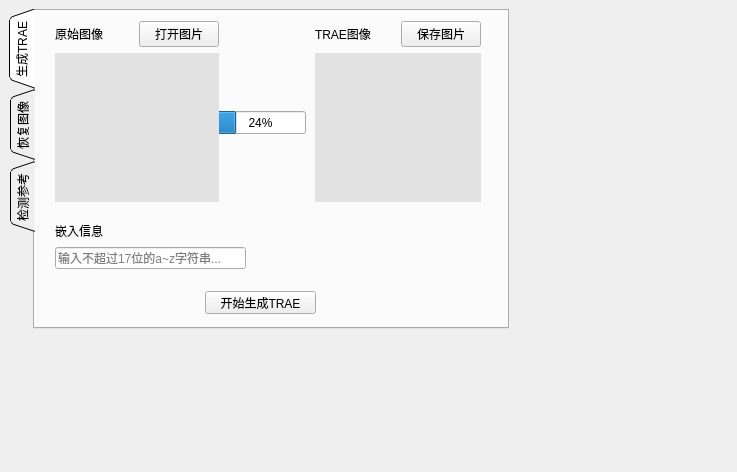
<?xml version="1.0" encoding="UTF-8"?>
<ui version="4.0">
 <class>Form</class>
 <widget class="QWidget" name="Form">
  <property name="geometry">
   <rect>
    <x>0</x>
    <y>0</y>
    <width>737</width>
    <height>472</height>
   </rect>
  </property>
  <property name="windowTitle">
   <string>Form</string>
  </property>
  <widget class="QTabWidget" name="tabWidget">
   <property name="geometry">
    <rect>
     <x>9</x>
     <y>9</y>
     <width>500</width>
     <height>320</height>
    </rect>
   </property>
   <property name="sizePolicy">
    <sizepolicy hsizetype="Preferred" vsizetype="Preferred">
     <horstretch>0</horstretch>
     <verstretch>0</verstretch>
    </sizepolicy>
   </property>
   <property name="minimumSize">
    <size>
     <width>500</width>
     <height>0</height>
    </size>
   </property>
   <property name="maximumSize">
    <size>
     <width>16777215</width>
     <height>16777215</height>
    </size>
   </property>
   <property name="tabPosition">
    <enum>QTabWidget::West</enum>
   </property>
   <property name="tabShape">
    <enum>QTabWidget::Triangular</enum>
   </property>
   <property name="currentIndex">
    <number>0</number>
   </property>
   <widget class="QWidget" name="tab">
    <attribute name="title">
     <string>生成TRAE</string>
    </attribute>
    <widget class="QPushButton" name="btn_tab1_generateTRAE">
     <property name="geometry">
      <rect>
       <x>170</x>
       <y>280</y>
       <width>111</width>
       <height>23</height>
      </rect>
     </property>
     <property name="text">
      <string>开始生成TRAE</string>
     </property>
    </widget>
    <widget class="QProgressBar" name="progBar_tab1">
     <property name="enabled">
      <bool>true</bool>
     </property>
     <property name="geometry">
      <rect>
       <x>180</x>
       <y>100</y>
       <width>91</width>
       <height>23</height>
      </rect>
     </property>
     <property name="value">
      <number>24</number>
     </property>
    </widget>
    <widget class="QWidget" name="layoutWidget">
     <property name="geometry">
      <rect>
       <x>280</x>
       <y>10</y>
       <width>166</width>
       <height>181</height>
      </rect>
     </property>
     <layout class="QVBoxLayout" name="verticalLayout_2">
      <item>
       <layout class="QHBoxLayout" name="horizontalLayout_2">
        <item>
         <widget class="QLabel" name="label_tab1_TRAEImgText">
          <property name="text">
           <string>TRAE图像</string>
          </property>
         </widget>
        </item>
        <item>
         <widget class="QPushButton" name="btn_tab1_saveImg">
          <property name="text">
           <string>保存图片</string>
          </property>
         </widget>
        </item>
       </layout>
      </item>
      <item>
       <widget class="QLabel" name="label_tab1_TRAEImg">
        <property name="sizePolicy">
         <sizepolicy hsizetype="Minimum" vsizetype="Minimum">
          <horstretch>150</horstretch>
          <verstretch>150</verstretch>
         </sizepolicy>
        </property>
        <property name="autoFillBackground">
         <bool>false</bool>
        </property>
        <property name="styleSheet">
         <string notr="true">background-color: rgb(226, 226, 226);</string>
        </property>
        <property name="text">
         <string/>
        </property>
        <property name="scaledContents">
         <bool>true</bool>
        </property>
       </widget>
      </item>
     </layout>
    </widget>
    <widget class="QWidget" name="layoutWidget">
     <property name="geometry">
      <rect>
       <x>20</x>
       <y>10</y>
       <width>164</width>
       <height>181</height>
      </rect>
     </property>
     <layout class="QVBoxLayout" name="verticalLayout" stretch="0,0">
      <item>
       <layout class="QHBoxLayout" name="horizontalLayout">
        <item>
         <widget class="QLabel" name="label_tab1_oriImgText">
          <property name="text">
           <string>原始图像</string>
          </property>
         </widget>
        </item>
        <item>
         <widget class="QPushButton" name="btn_tab1_openImg">
          <property name="text">
           <string>打开图片</string>
          </property>
         </widget>
        </item>
       </layout>
      </item>
      <item>
       <widget class="QLabel" name="label_tab1_oriImg">
        <property name="enabled">
         <bool>true</bool>
        </property>
        <property name="sizePolicy">
         <sizepolicy hsizetype="Minimum" vsizetype="Minimum">
          <horstretch>150</horstretch>
          <verstretch>150</verstretch>
         </sizepolicy>
        </property>
        <property name="autoFillBackground">
         <bool>false</bool>
        </property>
        <property name="styleSheet">
         <string notr="true">background-color: rgb(226, 226, 226);</string>
        </property>
        <property name="text">
         <string/>
        </property>
        <property name="scaledContents">
         <bool>true</bool>
        </property>
       </widget>
      </item>
     </layout>
    </widget>
    <widget class="QWidget" name="layoutWidget">
     <property name="geometry">
      <rect>
       <x>20</x>
       <y>210</y>
       <width>191</width>
       <height>48</height>
      </rect>
     </property>
     <layout class="QVBoxLayout" name="verticalLayout_3">
      <item>
       <widget class="QLabel" name="label_tab1_inputMsgText">
        <property name="text">
         <string>嵌入信息</string>
        </property>
       </widget>
      </item>
      <item>
       <widget class="QLineEdit" name="lineEdit_tab1_msg">
        <property name="placeholderText">
         <string>输入不超过17位的a~z字符串...</string>
        </property>
       </widget>
      </item>
     </layout>
    </widget>
   </widget>
   <widget class="QWidget" name="tab_2">
    <attribute name="title">
     <string>恢复图像</string>
    </attribute>
    <widget class="QPushButton" name="btn_tab2_recover">
     <property name="geometry">
      <rect>
       <x>170</x>
       <y>279</y>
       <width>111</width>
       <height>23</height>
      </rect>
     </property>
     <property name="text">
      <string>开始恢复图像</string>
     </property>
    </widget>
    <widget class="QProgressBar" name="progBar_tab2">
     <property name="enabled">
      <bool>true</bool>
     </property>
     <property name="geometry">
      <rect>
       <x>180</x>
       <y>100</y>
       <width>91</width>
       <height>23</height>
      </rect>
     </property>
     <property name="value">
      <number>100</number>
     </property>
    </widget>
    <widget class="QWidget" name="layoutWidget">
     <property name="geometry">
      <rect>
       <x>260</x>
       <y>220</y>
       <width>191</width>
       <height>48</height>
      </rect>
     </property>
     <layout class="QVBoxLayout" name="verticalLayout_4">
      <item>
       <widget class="QLabel" name="label_tab2_extractMsgText">
        <property name="text">
         <string>提取信息</string>
        </property>
       </widget>
      </item>
      <item>
       <widget class="QLineEdit" name="lineEdit_tab2_extractMsg">
        <property name="enabled">
         <bool>false</bool>
        </property>
        <property name="readOnly">
         <bool>true</bool>
        </property>
        <property name="placeholderText">
         <string>提取不超过17位的a~z字符串...</string>
        </property>
       </widget>
      </item>
     </layout>
    </widget>
    <widget class="QWidget" name="layoutWidget">
     <property name="geometry">
      <rect>
       <x>20</x>
       <y>10</y>
       <width>166</width>
       <height>181</height>
      </rect>
     </property>
     <layout class="QVBoxLayout" name="verticalLayout_5">
      <item>
       <layout class="QHBoxLayout" name="horizontalLayout_3">
        <item>
         <widget class="QLabel" name="label_tab2_TRAEImgText">
          <property name="text">
           <string>TRAE图像</string>
          </property>
         </widget>
        </item>
        <item>
         <widget class="QPushButton" name="btn_tab2_openImg">
          <property name="text">
           <string>打开图片</string>
          </property>
         </widget>
        </item>
       </layout>
      </item>
      <item>
       <widget class="QLabel" name="label_tab2_TRAEImg">
        <property name="sizePolicy">
         <sizepolicy hsizetype="Minimum" vsizetype="Minimum">
          <horstretch>150</horstretch>
          <verstretch>150</verstretch>
         </sizepolicy>
        </property>
        <property name="autoFillBackground">
         <bool>false</bool>
        </property>
        <property name="styleSheet">
         <string notr="true">background-color: rgb(226, 226, 226);</string>
        </property>
        <property name="text">
         <string/>
        </property>
        <property name="scaledContents">
         <bool>true</bool>
        </property>
       </widget>
      </item>
     </layout>
    </widget>
    <widget class="QWidget" name="layoutWidget">
     <property name="geometry">
      <rect>
       <x>280</x>
       <y>10</y>
       <width>164</width>
       <height>181</height>
      </rect>
     </property>
     <layout class="QVBoxLayout" name="verticalLayout_6">
      <item>
       <layout class="QHBoxLayout" name="horizontalLayout_4">
        <item>
         <widget class="QLabel" name="label_tab2_recoveredImgText">
          <property name="text">
           <string>恢复图像</string>
          </property>
         </widget>
        </item>
        <item>
         <widget class="QPushButton" name="btn_tab2_saveImg">
          <property name="text">
           <string>保存图片</string>
          </property>
         </widget>
        </item>
       </layout>
      </item>
      <item>
       <widget class="QLabel" name="label_tab2_recoveredImg">
        <property name="sizePolicy">
         <sizepolicy hsizetype="Minimum" vsizetype="Minimum">
          <horstretch>150</horstretch>
          <verstretch>150</verstretch>
         </sizepolicy>
        </property>
        <property name="autoFillBackground">
         <bool>false</bool>
        </property>
        <property name="styleSheet">
         <string notr="true">background-color: rgb(226, 226, 226);</string>
        </property>
        <property name="text">
         <string/>
        </property>
        <property name="scaledContents">
         <bool>true</bool>
        </property>
       </widget>
      </item>
     </layout>
    </widget>
   </widget>
   <widget class="QWidget" name="tab_3">
    <attribute name="title">
     <string>检测参考</string>
    </attribute>
    <widget class="QPushButton" name="btn_tab3_test">
     <property name="geometry">
      <rect>
       <x>170</x>
       <y>270</y>
       <width>111</width>
       <height>23</height>
      </rect>
     </property>
     <property name="text">
      <string>开始检测</string>
     </property>
    </widget>
    <widget class="QProgressBar" name="progBar_tab3">
     <property name="enabled">
      <bool>true</bool>
     </property>
     <property name="geometry">
      <rect>
       <x>180</x>
       <y>100</y>
       <width>91</width>
       <height>23</height>
      </rect>
     </property>
     <property name="value">
      <number>100</number>
     </property>
    </widget>
    <widget class="QWidget" name="layoutWidget">
     <property name="geometry">
      <rect>
       <x>20</x>
       <y>10</y>
       <width>179</width>
       <height>181</height>
      </rect>
     </property>
     <layout class="QVBoxLayout" name="verticalLayout_7">
      <item>
       <layout class="QHBoxLayout" name="horizontalLayout_5">
        <item>
         <widget class="QLabel" name="label_tab3_imgToBeTestedText">
          <property name="text">
           <string>待检测图像</string>
          </property>
         </widget>
        </item>
        <item>
         <widget class="QPushButton" name="btn_tab3_openImg">
          <property name="text">
           <string>打开图片</string>
          </property>
         </widget>
        </item>
       </layout>
      </item>
      <item>
       <widget class="QLabel" name="label_tab3_imgToBeTested">
        <property name="sizePolicy">
         <sizepolicy hsizetype="Minimum" vsizetype="Minimum">
          <horstretch>150</horstretch>
          <verstretch>150</verstretch>
         </sizepolicy>
        </property>
        <property name="autoFillBackground">
         <bool>false</bool>
        </property>
        <property name="styleSheet">
         <string notr="true">background-color: rgb(226, 226, 226);</string>
        </property>
        <property name="text">
         <string/>
        </property>
        <property name="scaledContents">
         <bool>true</bool>
        </property>
       </widget>
      </item>
     </layout>
    </widget>
    <widget class="QWidget" name="layoutWidget">
     <property name="geometry">
      <rect>
       <x>270</x>
       <y>10</y>
       <width>201</width>
       <height>251</height>
      </rect>
     </property>
     <layout class="QVBoxLayout" name="verticalLayout_8" stretch="0,0">
      <item>
       <widget class="QLabel" name="label_tab3_resultOfTestText">
        <property name="sizePolicy">
         <sizepolicy hsizetype="Minimum" vsizetype="Minimum">
          <horstretch>0</horstretch>
          <verstretch>0</verstretch>
         </sizepolicy>
        </property>
        <property name="maximumSize">
         <size>
          <width>16777215</width>
          <height>22</height>
         </size>
        </property>
        <property name="text">
         <string>检测结果</string>
        </property>
        <property name="margin">
         <number>5</number>
        </property>
       </widget>
      </item>
      <item>
       <widget class="QWidget" name="widget_tab3_resultOfTest" native="true">
        <property name="sizePolicy">
         <sizepolicy hsizetype="Minimum" vsizetype="Minimum">
          <horstretch>0</horstretch>
          <verstretch>0</verstretch>
         </sizepolicy>
        </property>
        <property name="minimumSize">
         <size>
          <width>150</width>
          <height>50</height>
         </size>
        </property>
        <property name="styleSheet">
         <string notr="true">background-color: rgba(226, 226, 226, 226);</string>
        </property>
       </widget>
      </item>
     </layout>
    </widget>
   </widget>
  </widget>
 </widget>
 <resources/>
 <connections/>
</ui>
